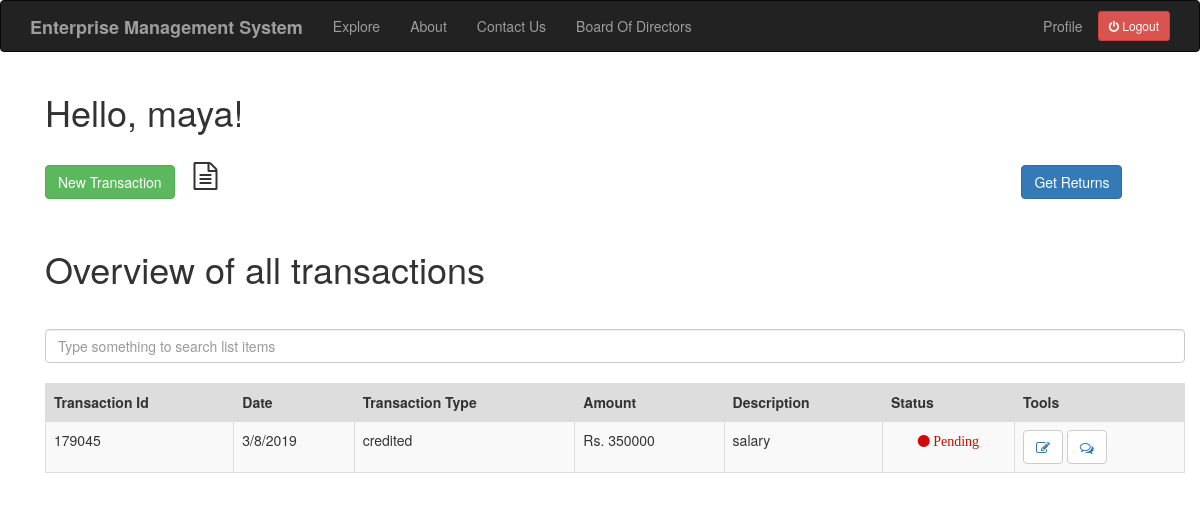
Page /index (signed in) on the earlier database version.
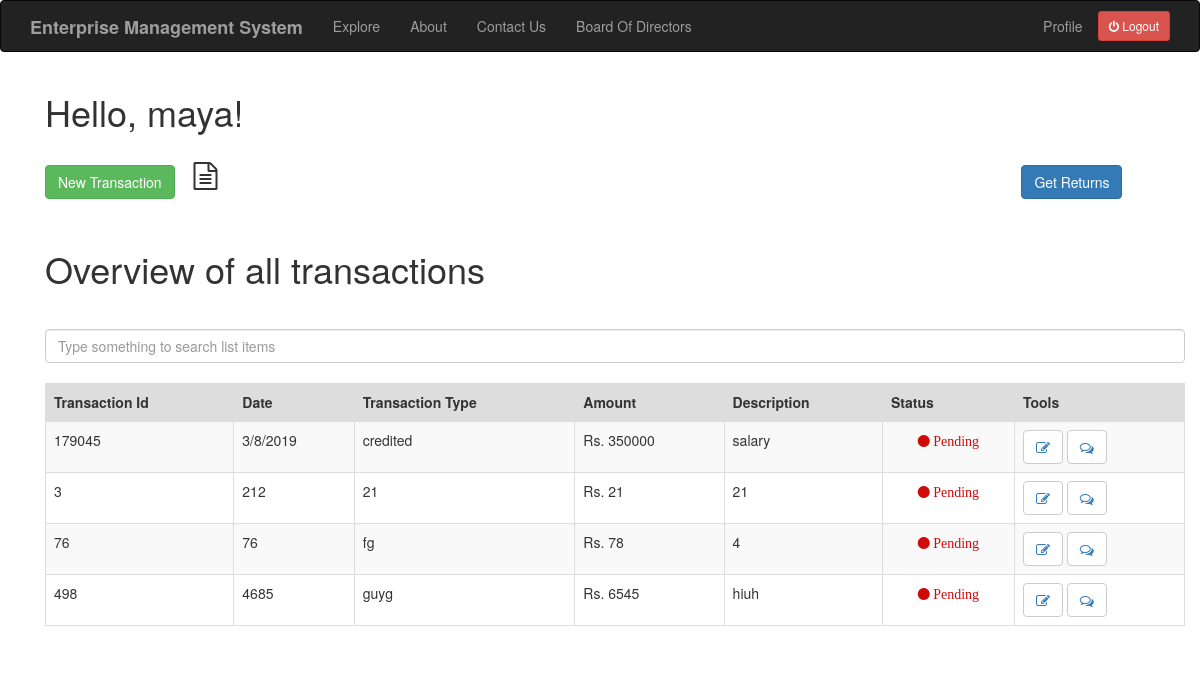
Same page on the later database version.
### app/models.py (models this page shows, shortened)
class User(UserMixin,db.Model):
    id = db.Column(db.Integer,primary_key=True)
    username = db.Column(db.String(64), index=True,unique=True)
    email = db.Column(db.String(120),index=True,unique=True)
    password_hash = db.Column(db.String(128))
    job = db.Column(db.String(64))
    posts = db.relationship('Post',backref='author',lazy='dynamic')
    comment = db.relationship('Comment',backref='comment_by',lazy='dynamic')
    about_me = db.Column(db.String(140))
    last_seen = db.Column(db.DateTime, default=datetime.utcnow)

class Transaction(db.Model):
    id = db.Column(db.Integer,primary_key=True)
    tr_id = db.Column(db.Integer)
    date = db.Column(db.String(64))
    description = db.Column(db.String(140))
    tr_type = db.Column(db.String(64))
    amount = db.Column(db.Integer)
    valid = db.Column(db.Boolean, default=False)
    user_id = db.Column(db.Integer,db.ForeignKey('user.id'))
    comment = db.relationship('Comment',backref='comment_of',lazy='dynamic')
    document = db.relationship('Document',backref='document_of',lazy='dynamic')

### app/routes.py (the view)
@app.route('/index')
@login_required
def index():
    if current_user.job != 'Acc':
        transaction = Transaction.query.filter_by(user_id=current_user.id)
        return render_template("index.html", title='HomePage',transaction=transaction)
    else:
        return redirect(url_for('acc_index'))

### app/models.py (called while the page is built)
@login.user_loader
def load_user(id):
    return User.query.get(int(id))

### app/routes.py (called while the page is built)
@app.before_request
def before_request():
    if current_user.is_authenticated:
        current_user.last_seen = datetime.utcnow()
        db.session.commit()

### app/templates/index.html (shortened to what this page needs)
{% extends "base.html" %}
{% import 'bootstrap/wtf.html' as wtf %}
{% block app_content %}
<link rel="stylesheet" href="https://cdnjs.cloudflare.com/ajax/libs/font-awesome/4.7.0/css/font-awesome.min.css">
    <div class="container">
        <h1>Hello, {{ current_user.username }}!</h1>
        <br>
        <p> <a href="{{ url_for('add_transaction') }}" class="btn btn-success">New Transaction</a> <i class="fa fa-file-text-o fa-2x" aria-hidden="true" style="margin-left: 15px;"></i> <a href="{{ url_for('get_returns') }}" style="margin-left:800px;" class="btn btn-primary"> Get Returns </a> </p>
        <br>
        <h1>Overview of all transactions</h1>
        <br>
        <input class="form-control mb-4" id="tableSearch" type="text" placeholder="Type something to search list items">
        <br>
        <table class="table table-bordered table-striped" id="keywords">
            <thead>
                <tr style="background-color: #dddddd">
                    <th>Transaction Id</th>
                    <th>Date</th>
                    <th>Transaction Type</th>
                    <th>Amount</th>
                    <th>Description</th>
                    <th>Status</th>
                    <th>Tools</th>
                </tr>
            </thead>
            <tbody id="myTable">
            {% for po in transaction %}
                <tr>
                    <td>{{ po.tr_id }}</td>
                    <td>{{ po.date }}</td>
                    <td>{{ po.tr_type }}</td>
                    <td>Rs. {{ po.amount }}</td>
                    <td>{{ po.description }}</td>
                    <td>{% if po.valid == False %}
                      <p style="text-align: center;"><i class="fa fa-circle red" aria-hidden="true"> Pending</i></p>
                      {% else %}
                      <p style="text-align: center;"><i class="fa fa-circle green" aria-hidden="true"> Done</i></p>
                      {% endif %}
                    </td>
                    <td> <button type="button" class="btn btn-default"><a href="{{ url_for('edit_transaction', trans_id = po.id) }}"><i class="fa fa-pencil-square-o fa-1x" aria-hidden="true"></i></a></button>
                    <button type="button" class='btn btn-default'><a href="{{ url_for('add_comment', trans_id = po.id) }}"><i class="fa fa-comments-o fa-1x" aria-hidden="true"></i></a></button> </td>
                </tr>
            {% endfor %}
            </tbody>
        </table>
    </div>
{% endblock %}

### app/templates/base.html (shortened to what this page needs)
{% extends 'bootstrap/base.html' %}
{% block navbar %}
    <nav class="navbar navbar-inverse">
        <div class="container">
            <div class="navbar-header">
                <a class="navbar-brand"><b>Enterprise Management System</b></a>
            </div>
            <div class="collapse navbar-collapse" id="bs-example-navbar-collapse-1">
                <ul class="nav navbar-nav">
                    <li><a href="{{ url_for('explore') }}">Explore</a></li>
                    <li><a href="{{ url_for('about') }}">About</a></li>
                    <li><a href="{{ url_for('contact') }}">Contact Us</a></li>
                    <li><a href="{{ url_for('brd') }}">Board Of Directors</a></li>
                </ul>
                <ul class="nav navbar-nav navbar-right">
                    {% if current_user.is_anonymous %}
                    <li><a href="{{ url_for('login') }}">Login</a></li>
                    {% else %}
                    <li><a href="{{ url_for('user', username=current_user.username) }}">Profile</a></li>
                    <li><p style="margin-top: 10px;"><a href="{{ url_for('logout') }}" class="btn btn-sm btn-danger"><i class="fa fa-power-off" aria-hidden="true"></i> Logout</a></p></li>
                    {% endif %}
                </ul>
            </div>
        </div>
    </nav>
{% endblock %}
{% block content %}
    <div class="container">
        {% block app_content %}{% endblock %}
    </div>
{% endblock %}

### app/templates/index.html (style rules this page uses)
.red { color: #d00909; }

Differences in the rows shown:
added Transaction: tr_id "3", date "212", tr_type "21", amount "21", description "21", valid "Pending"
added Transaction: tr_id "76", date "76", tr_type "fg", amount "78", description "4", valid "Pending"
added Transaction: tr_id "498", date "4685", tr_type "guyg", amount "6545", description "hiuh", valid "Pending"
